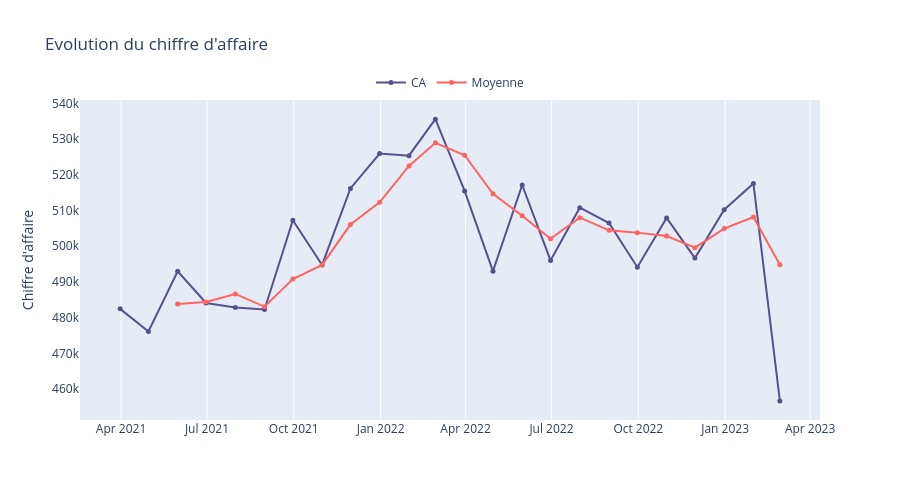

The cell this chart's notebook holds for it:
### Code cell
fig_ca = go.Figure()

fig_ca.add_trace(go.Scatter(
    x=df_ca.index,
    y=df_ca['ca'],
    name="CA",
    mode='lines+markers',
    marker=dict(size=5),
    line=dict(color="#58508d"),
    hovertemplate="%{y:,.0f} €"
))

fig_ca.add_trace(go.Scatter(
    x=df_ca.index,
    y=df_ca['moy_mobile'],
    name="Moyenne",
    mode='lines+markers',
    marker=dict(size=5),
    line=dict(color='#ff6361'),
    hovertemplate="%{y:,.0f} €"
))

# Calcul des bornes de l'axe Y droit pour éviter que les lignes soient écrasées
y_min = min(df_ca['ca'].min(), df_ca['moy_mobile'].min()) * 0.95
y_max = max(df_ca['ca'].max(), df_ca['moy_mobile'].max()) * 1.05

# Habillage
fig_ca.update_layout(
    yaxis=dict(title="Chiffre d'affaire", showgrid=False),
    xaxis=dict(tickformat="%b %Y",),
    legend=dict(orientation='h', y=1.1, x=0.5, xanchor='center'),
    height=500,
    hovermode='x unified',
    hoverlabel=dict(font_size=12),
    separators=". ",
    title="Evolution du chiffre d'affaire"
)

fig_ca.show()
